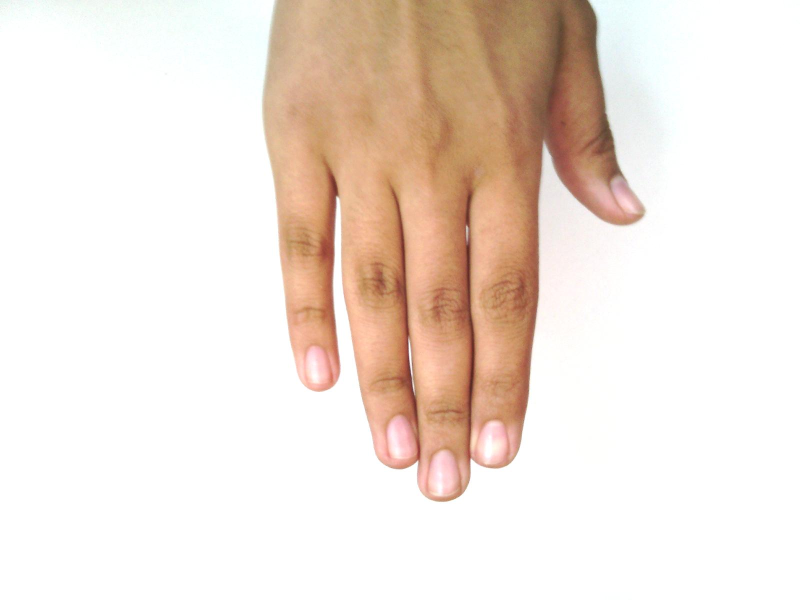
#> input picture archive (2)/Hands/Hands/Hand_0000239.jpg, 1600 x 1200 px (shown at 1/2 size)
$ python -i collect_dataset.py   (imports and definitions only)
#> lines starting #> are read from the running program, lines starting #| are printed output that depends on the picture; after the words box and inside, x2 and y2 are one past the last pixel; in counts of white or black regions, pixels touching at a corner belong together
#> further down, picture is the input picture: shape (1200, 1600, 3); mean B, G, R 217.9, 227.1, 240.1
# collect_dataset.py
import argparse
import csv
import math
import os
import time
from pathlib import Path

import cv2
import numpy as np
from ultralytics import YOLO


# ========================= Helpers (geometry & mask) =========================
# [27 lines left out: functions angle_between, point_line_distance, filter_close_points, not called in this run]


def combined_skin_mask(img, hsv_range=None, ycrcb_range=None):
    hsv = cv2.cvtColor(img, cv2.COLOR_BGR2HSV)
#> hsv: shape (1200, 1600, 3); mean H, S, V 11.6, 29.5, 240.5
    ycrcb = cv2.cvtColor(img, cv2.COLOR_BGR2YCrCb)
#> ycrcb: shape (1200, 1600, 3); mean of channels 0, 1, 2 230, 135.2, 121.2

    if hsv_range is None:
        lower_hsv = np.array([0, 12, 50], dtype=np.uint8)
        upper_hsv = np.array([25, 255, 255], dtype=np.uint8)
    else:
        lower_hsv, upper_hsv = hsv_range

    if ycrcb_range is None:
        lower_y = np.array([0, 133, 77], dtype=np.uint8)
        upper_y = np.array([255, 173, 127], dtype=np.uint8)
    else:
        lower_y, upper_y = ycrcb_range

    mask1 = cv2.inRange(hsv, lower_hsv, upper_hsv)
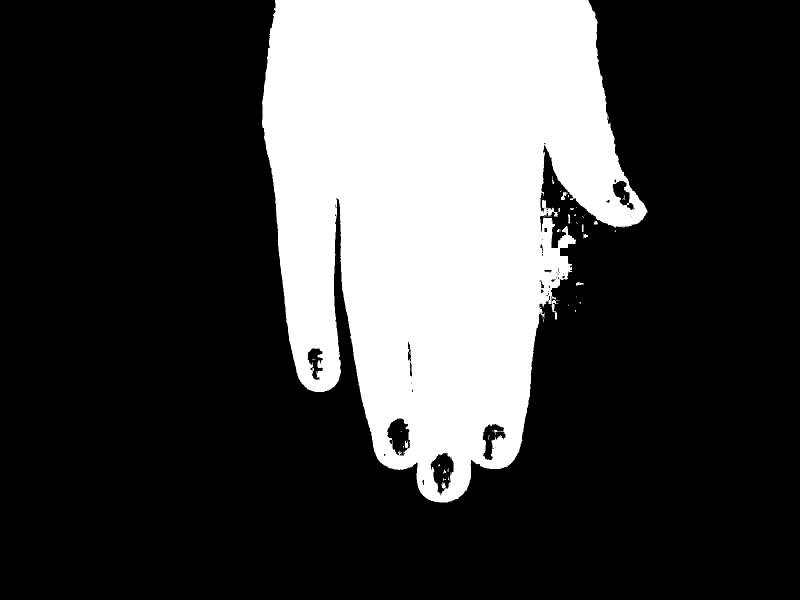
#> mask1: shape (1200, 1600) (shown at 1/2 size); 26.7% white; 56 white regions (41 under 20 px), largest, box (x1, y1, x2, y2) and area: (524, 0, 1295, 1005) 510856, (1103, 600, 1116, 639) 187, (1122, 384, 1133, 400) 102
    mask2 = cv2.inRange(ycrcb, lower_y, upper_y)
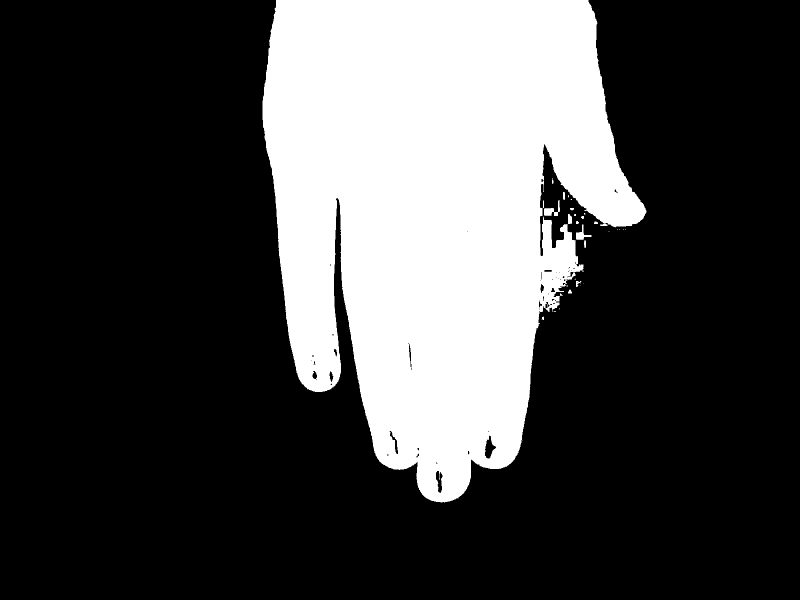
#> mask2: shape (1200, 1600) (shown at 1/2 size); 27.1% white; 33 white regions (18 under 20 px), largest, box (x1, y1, x2, y2) and area: (525, 0, 1293, 1005) 518493, (1088, 400, 1120, 432) 408, (1152, 449, 1183, 480) 340
    mask = cv2.bitwise_and(mask1, mask2)
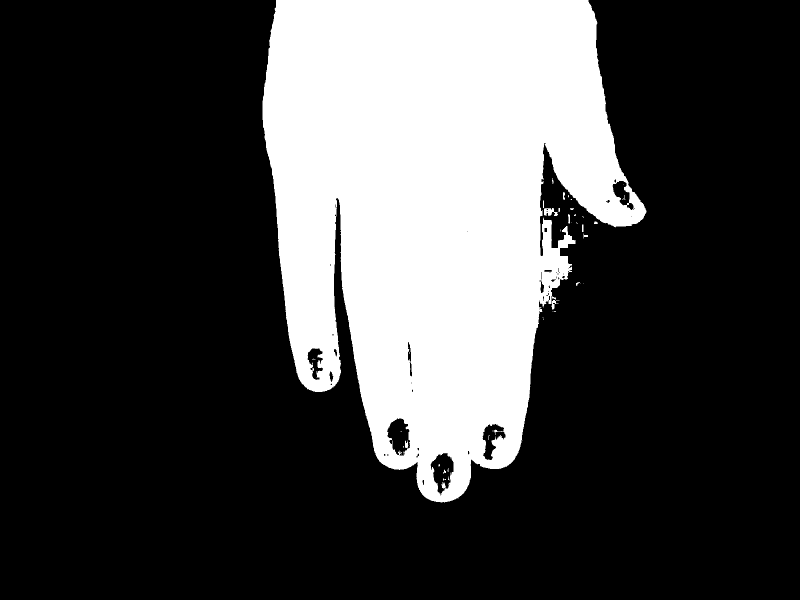
#> mask: shape (1200, 1600) (shown at 1/2 size); 26.5% white; 52 white regions (36 under 20 px), largest, box (x1, y1, x2, y2) and area: (525, 0, 1293, 1005) 508160, (1088, 416, 1116, 432) 282, (1103, 600, 1116, 619) 107

    mask = cv2.GaussianBlur(mask, (7, 7), 0)
    kernel = cv2.getStructuringElement(cv2.MORPH_ELLIPSE, (5, 5))
    mask = cv2.morphologyEx(mask, cv2.MORPH_CLOSE, kernel, iterations=2)
    mask = cv2.morphologyEx(mask, cv2.MORPH_OPEN, kernel, iterations=1)
    return mask


# ========================= Tip extraction (from crop) =========================
# [255 lines left out: functions extract_tips_from_crop, build_feature_vector, parse_args, main, not called in this run]


# [2 lines not run here, left out]

>>> import cv2
>>> picture = cv2.imread('archive (2)/Hands/Hands/Hand_0000239.jpg')
>>> result = combined_skin_mask(picture)

$ run again, on archive (2)/Hands/Hands/Hand_0000402.jpg
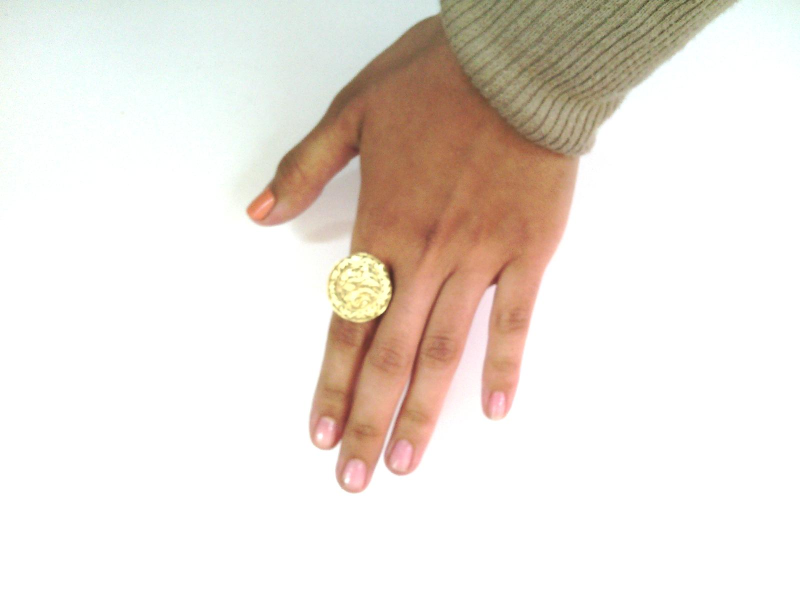
#> input picture archive (2)/Hands/Hands/Hand_0000402.jpg, 1600 x 1200 px (shown at 1/2 size)
#> picture is the input picture: shape (1200, 1600, 3); mean B, G, R 219.4, 226.9, 235
#> hsv: shape (1200, 1600, 3); mean H, S, V 17.1, 25, 236.4
#> ycrcb: shape (1200, 1600, 3); mean of channels 0, 1, 2 228.5, 132.7, 122.9
#> in combined_skin_mask, `mask1 = cv2.inRange(hsv, lower_hsv, upper_hsv)`:
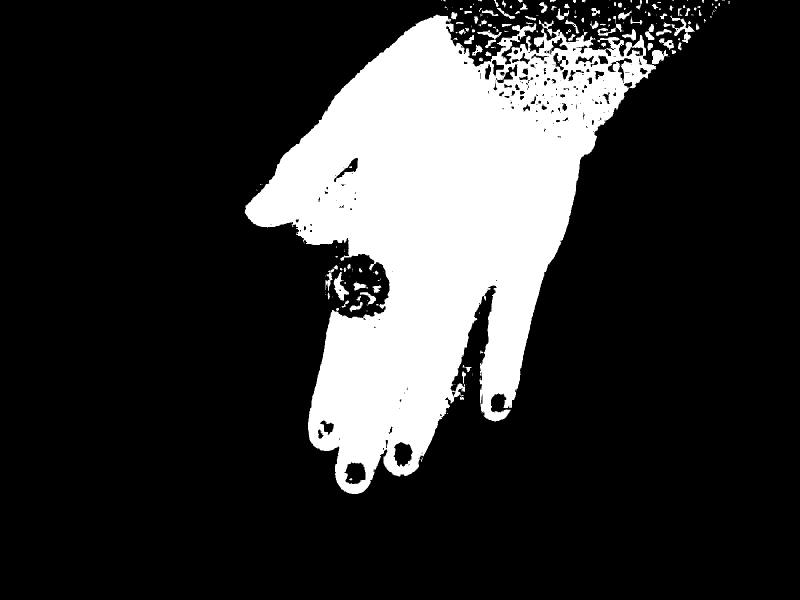
#> mask1: shape (1200, 1600) (shown at 1/2 size); 20% white; 214 white regions (120 under 20 px), largest, box (x1, y1, x2, y2) and area: (489, 28, 1312, 988) 371832, (667, 544, 698, 602) 727, (1327, 32, 1390, 72) 632
#> mask2: shape (1200, 1600); 21.5% white; 67 white regions (31 under 20 px), largest, box (x1, y1, x2, y2) and area: (490, 0, 1409, 988) 408819, (986, 0, 1056, 46) 762, (1173, 10, 1214, 60) 671
#> in combined_skin_mask, `mask = cv2.morphologyEx(mask, cv2.MORPH_CLOSE, kernel, iterations=2)`:
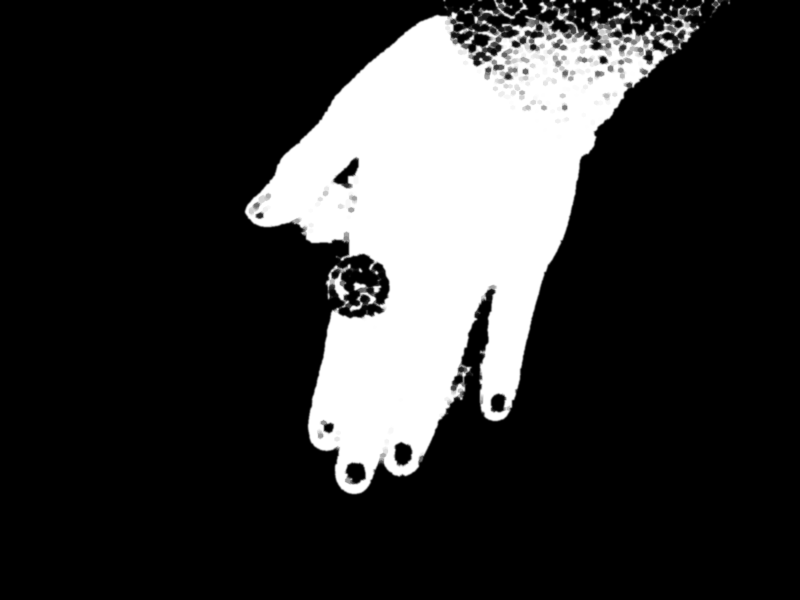
#> mask: shape (1200, 1600) (shown at 1/2 size); min 0, max 255, mean 51.7

$ run again, on archive (2)/Hands/Hands/Hand_0000449.jpg
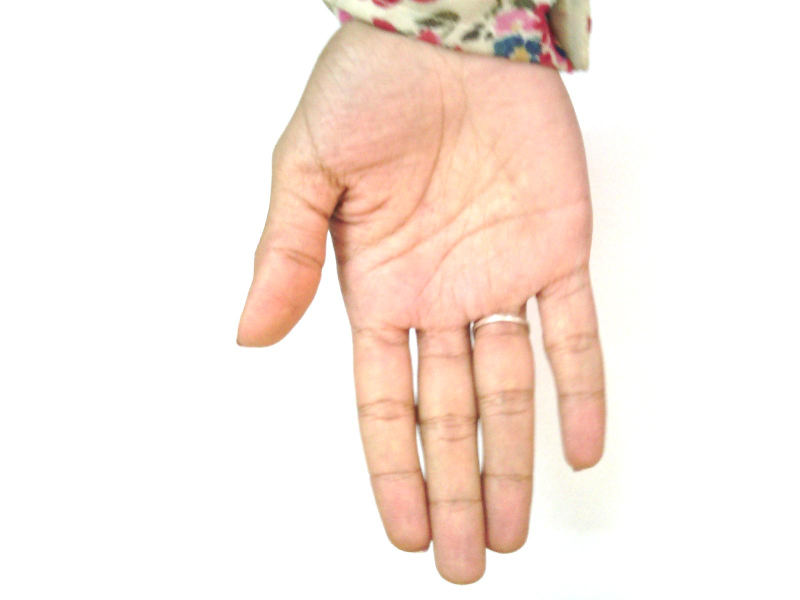
#> input picture archive (2)/Hands/Hands/Hand_0000449.jpg, 1600 x 1200 px (shown at 1/2 size)
#> picture is the input picture: shape (1200, 1600, 3); mean B, G, R 226.9, 235, 249.1
#> hsv: shape (1200, 1600, 3); mean H, S, V 6.8, 24.4, 249.2
#> ycrcb: shape (1200, 1600, 3); mean of channels 0, 1, 2 238.3, 135.7, 121.6
#> in combined_skin_mask, `mask1 = cv2.inRange(hsv, lower_hsv, upper_hsv)`:
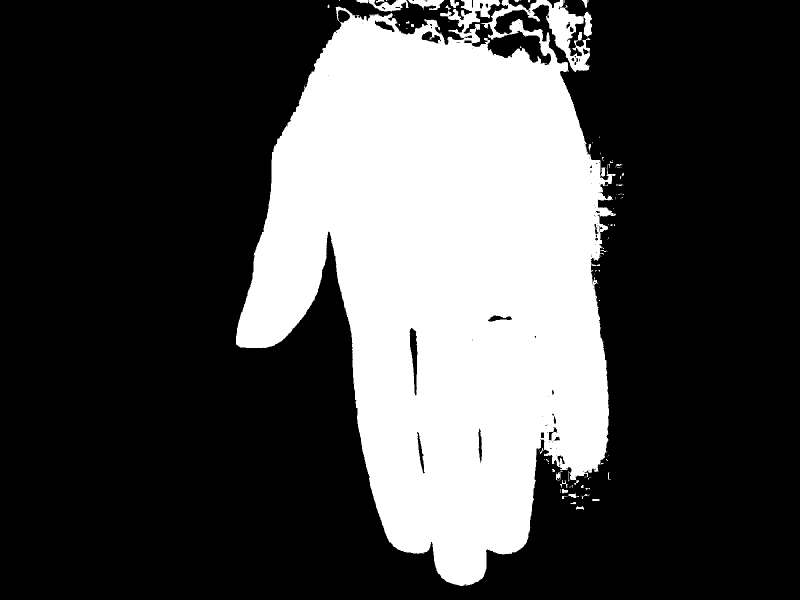
#> mask1: shape (1200, 1600) (shown at 1/2 size); 29.7% white; 105 white regions (74 under 20 px), largest, box (x1, y1, x2, y2) and area: (472, 0, 1232, 1172) 565796, (738, 0, 817, 23) 965, (816, 0, 888, 20) 789
#> mask2: shape (1200, 1600); 29.4% white; 28 white regions (18 under 20 px), largest, box (x1, y1, x2, y2) and area: (472, 0, 1217, 1172) 562539, (739, 0, 817, 23) 1207, (1162, 0, 1177, 16) 170
#> in combined_skin_mask, `mask = cv2.bitwise_and(mask1, mask2)`:
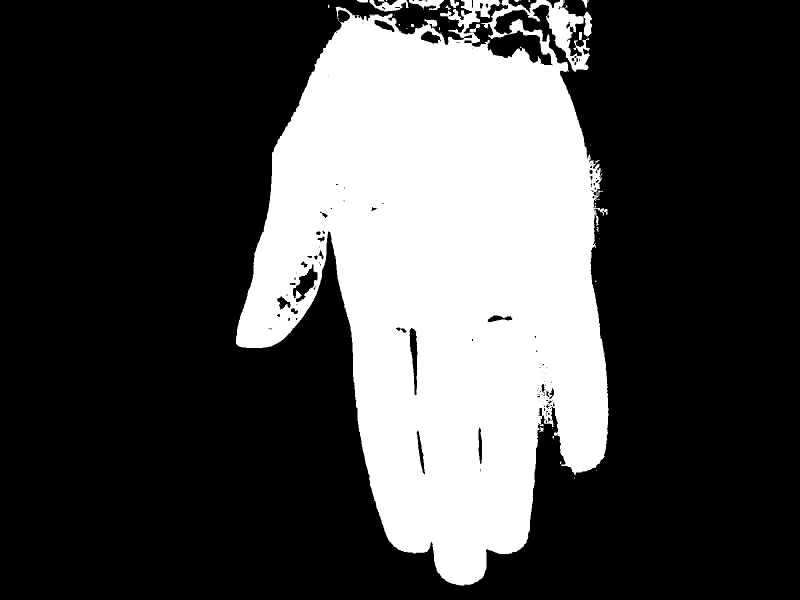
#> mask: shape (1200, 1600) (shown at 1/2 size); 29% white; 46 white regions (32 under 20 px), largest, box (x1, y1, x2, y2) and area: (472, 0, 1217, 1172) 553723, (739, 0, 817, 23) 919, (818, 0, 888, 20) 771
